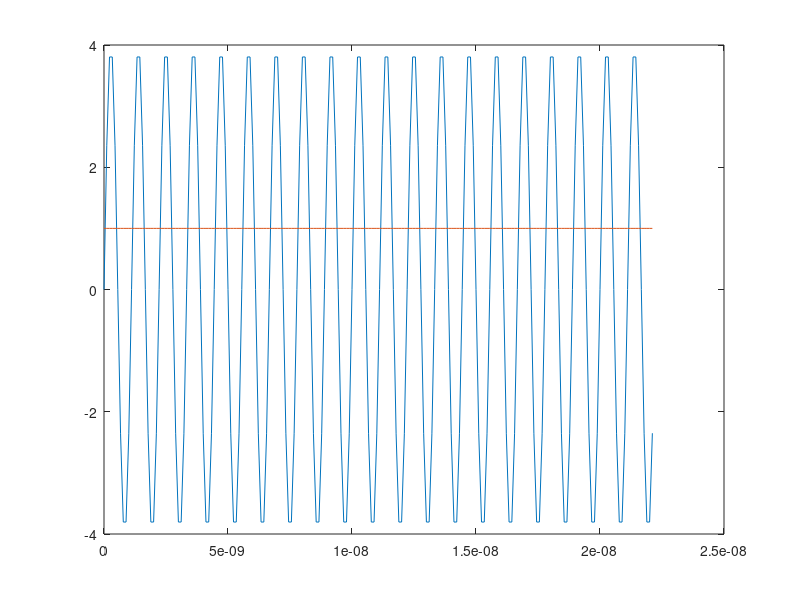

MATLAB code for this plot: (Note: this script raises an error after producing the figure.)
% Table is a rayleigh fading channel model in indoor
% Excess tap delay[ns]    	Relative power[dB]
% 0  						0.0
% 50  						-3.0
% 110						-10.0
% 170						-18.0 
% 290						-26.0
% 310						-32.0
%% 之后的信号都这个模型的基础上进行的修改

%% 仿真方案二，设备之间的密钥建立，但是在tag能够区分整个信号时，即不叠加两个信号

clc;
clear;
close all;

f1 = 900e6;				% 信号频率900MHz,信号周期为10/9 ns
N  = 10;				% 信号周期内的采样点数
Fs = N*f1;				% sampling frequency, 采样频率
T = 1/Fs;  				% sampling period, 采样周期
L = 10000*N; 			% length of signal

t = (0:(L-1))*T;			% 采样时间s，fs的值越大，出来的波形失真越小
A = 4;					% 信号幅值



%% 构造调制1和-1序列
f_seq = 22.5e6;   %%	45MHz
value = 1;
for index = 1:L
		base_signal(index) = value;
	if mod(index, (Fs/f_seq)/2) == 0
		value = 0-value;
	end
end

% base_signal=square(2*pi*f_seq*t);
% sum(base_signal)



%% 构造初始信号
source = A*sin(2*pi*f1*t);

plot(t(1:200),source(1:200),t(1:200),base_signal(1:200))

%% 计算初始信号的功率
[Pxx_hamming, F]= periodogram(source, hamming(length(source)),[],Fs,'centered', 'psd');
power_source = bandpower(Pxx_hamming, F, 'psd');
power_source_db = 10*log10(power_source/2);


num = 1:1000;

power_source_array(num) = power_source_db;

power_tag_array(num) = 0;

power_pt_array(num) = 0;

for index = num

	%% 测试PT传输信号到Alice时的信号功率
	%% 构造rayleigh信道一，表示PT与Alice之间的信道
	delay_vector_a = [0, 50, 110, 170, 290, 310]*1e-9; 	% Discrete delays of four-path channel (s)
	gain_vector_a  = [0 -3.0 -10.0 -18.0 -26.0 -32.0]; 	% Average path gains (dB)			
	max_Doppler_shift_a = 50;  					% Maximum Doppler shift of diffuse components (Hz)			
	rayleigh_chan_a = rayleighchan(T,max_Doppler_shift_a,delay_vector_a,gain_vector_a);

	%% 初始信号经过rayleigh信道，并保持该信道特性用于下次反射
	rayleigh_chan_a.ResetBeforeFiltering = 0;
	data_after_rayleigh_a = filter(rayleigh_chan_a,source); 

	%% 设置高斯噪声与信号的信噪比
	SNR_tag_a = 8;
	%% 添加高斯噪声
	data_tag_a = awgn(data_after_rayleigh_a,SNR_tag_a,'measured');

	%% 计算在tag端接收信号的功率
	[Pxx_hamming_tag_a, F_tag_a] = periodogram(data_tag_a,hamming(length(data_tag_a)),[],Fs,'centered','psd');
	power_tag_a = bandpower(Pxx_hamming_tag_a,F_tag_a,'psd');
	power_tag_a_db = 10*log10(power_tag_a/2);

	power_tag_a_array(index) = power_tag_a;


	%%**********************************************************************************************
	%% 测试PT传输信号到Bob时的信号功率
	%% 构造rayleigh信道二，表示PT与Bob之间的信道
	delay_vector_b = [0, 55, 120, 190, 310, 330]*1e-9; 	% Discrete delays of four-path channel (s)
	gain_vector_b  = [0 -4.0 -11.0 -20.0 -28.0 -36.0]; 	% Average path gains (dB)			
	max_Doppler_shift_b = 55;  					% Maximum Doppler shift of diffuse components (Hz)			
	rayleigh_chan_b = rayleighchan(T,max_Doppler_shift_b,delay_vector_b,gain_vector_b);

	%% 初始信号经过rayleigh信道，并保持该信道特性用于下次反射
	rayleigh_chan_b.ResetBeforeFiltering = 0;
	data_after_rayleigh_b = filter(rayleigh_chan_b,source); 

	%% 设置高斯噪声与信号的信噪比
	SNR_tag_b = 9;
	%% 添加高斯噪声
	data_tag_b = awgn(data_after_rayleigh_b,SNR_tag_b,'measured');

	%% 计算在tag端接收信号的功率
	[Pxx_hamming_tag_b, F_tag_b] = periodogram(data_tag_b,hamming(length(data_tag_b)),[],Fs,'centered','psd');
	power_tag_b = bandpower(Pxx_hamming_tag_b,F_tag_b,'psd');
	power_tag_b_db = 10*log10(power_tag_b/2);

	power_tag_b_array(index) = power_tag_b;


	%%**********************************************************************************************
	%% Alice的反射路径，将信号反射给Bob
	coeffi_a = 0.9;						%% 反射因子
	data_a_coeffi = data_tag_a.*coeffi_a;

	%% 进行ASK调制，使用已经设置好的方波序列
	data_a_back = data_a_coeffi.*base_signal;

	%% 构造rayleigh信道，表示Alice与Bob之间的信道
	delay_vector_ab = [0, 4, 10, 19, 31, 43]*1e-9; 	% Discrete delays of four-path channel (s)
	gain_vector_ab  = [0 -1.0 -5.0 -10.0 -18.0 -26.0]; 	% Average path gains (dB)			
	max_Doppler_shift_ab = 100;  					% Maximum Doppler shift of diffuse components (Hz)			
	rayleigh_chan_ab = rayleighchan(T,max_Doppler_shift_ab,delay_vector_ab,gain_vector_ab);

	%% 反射后，信号经过rayleigh信道
	rayleigh_chan_ab.ResetBeforeFiltering = 0;
	back_after_rayleigh_ab = filter(rayleigh_chan_ab,data_a_back); 

	%% Bob接收的信号为Alice反射信号和PT直传信号的叠加
	data_total_b = back_after_rayleigh_ab + data_after_rayleigh_b;

	%% 为叠加信号添加高斯噪声
	SNR_tag_b = 9;
	data_b = awgn(data_total_b,SNR_tag_b,'measured');

	%% 计算在Bob端接收信号的功率
	[Pxx_hamming_b, F_b] = periodogram(data_b,hamming(length(data_b)),[],Fs,'centered','psd');
	power_b = bandpower(Pxx_hamming_b,F_b,'psd');
	power_b_db = 10*log10(power_b/2);

	power_b_array(index) = power_b;

	%%**********************************************************************************************
	%% bob的反射路径，将信号反射给Alice
	coeffi_b = 0.9;						%% 反射因子
	data_b_coeffi = data_tag_b.*coeffi_b;

	%% 进行ASK调制，使用已经设置好的方波序列
	data_b_back = data_b_coeffi.*base_signal;

	%% 使用与Alice到Bob之间的信道模型
	% %% 构造rayleigh信道，表示Alice与Bob之间的信道
	% delay_vector_ab = [0, 4, 10, 19, 31, 43]*1e-9; 	% Discrete delays of four-path channel (s)
	% gain_vector_ab  = [0 -1.0 -5.0 -10.0 -18.0 -26.0]; 	% Average path gains (dB)			
	% max_Doppler_shift_ab = 10;  					% Maximum Doppler shift of diffuse components (Hz)			
	% rayleigh_chan_ab = rayleighchan(T,max_Doppler_shift_ab,delay_vector_ab,gain_vector_ab);

	%% 反射后，信号经过rayleigh信道
	rayleigh_chan_ab.ResetBeforeFiltering = 0;
	back_after_rayleigh_ba = filter(rayleigh_chan_ab,data_b_back); 

	%% Alice接收的信号为Bob反射信号和PT直传信号的叠加
	data_total_a = back_after_rayleigh_ba + data_after_rayleigh_a;

	%% 为叠加信号添加高斯噪声
	SNR_tag_a = 8;
	data_a = awgn(data_total_a,SNR_tag_a,'measured');


	%% 计算在Alice端接收信号的功率
	[Pxx_hamming_a, F_a] = periodogram(data_a,hamming(length(data_a)),[],Fs,'centered','psd');
	power_a = bandpower(Pxx_hamming_a,F_a,'psd');
	power_a_db = 10*log10(power_a/2);

	power_a_array(index) = power_a;

end

figure;
plot(num,power_tag_a_array);
hold on;
plot(num,power_tag_b_array);
hold on;
plot(num,power_b_array);
hold on;
plot(num,power_a_array);
legend('PT-a','PT-b','total-b','total-a');
grid on;


%% 计算序列的相关性
r = corr2(power_b_array,power_a_array)

alice = (power_a_array-power_tag_a_array).*power_tag_a_array;
bob = (power_b_array-power_tag_b_array).*power_tag_b_array;

cor = corr2(alice,bob)

figure;
plot(num,power_a_array.*power_tag_a_array);
hold on;
plot(num,power_b_array.*power_tag_b_array);
legend('alice','bob');
grid on;